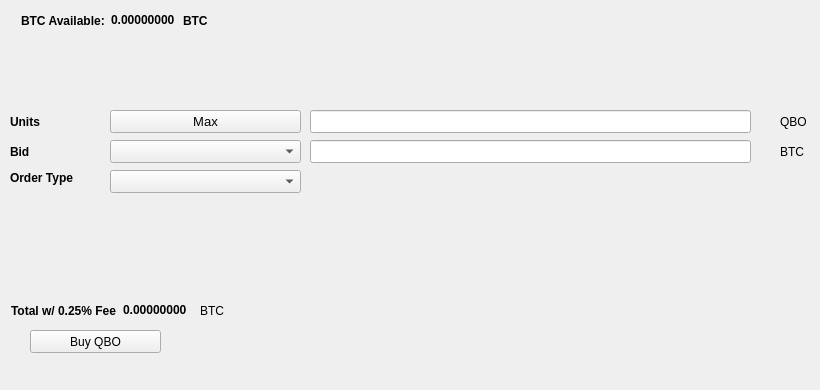
   <widget class="QWidget" name="BuyTab">
    <attribute name="title">
     <string>Buy</string>
    </attribute>
    <widget class="QPushButton" name="BuyQBO">
     <property name="geometry">
      <rect>
       <x>30</x>
       <y>330</y>
       <width>131</width>
       <height>23</height>
      </rect>
     </property>
     <property name="text">
      <string>Buy QBO</string>
     </property>
     <property name="icon">
      <iconset resource="../qbo.qrc">
       <normaloff>:/icons/bitcoin</normaloff>:/icons/bitcoin</iconset>
     </property>
    </widget>
    <widget class="QLabel" name="label_3">
     <property name="geometry">
      <rect>
       <x>10</x>
       <y>110</y>
       <width>46</width>
       <height>23</height>
      </rect>
     </property>
     <property name="font">
      <font>
       <weight>75</weight>
       <bold>true</bold>
      </font>
     </property>
     <property name="text">
      <string>Units</string>
     </property>
    </widget>
    <widget class="QLineEdit" name="UnitsInput">
     <property name="geometry">
      <rect>
       <x>310</x>
       <y>110</y>
       <width>441</width>
       <height>23</height>
      </rect>
     </property>
     <property name="font">
      <font>
       <pointsize>9</pointsize>
       <weight>75</weight>
       <bold>true</bold>
      </font>
     </property>
    </widget>
    <widget class="QLineEdit" name="BuyBidPriceEdit">
     <property name="geometry">
      <rect>
       <x>310</x>
       <y>140</y>
       <width>441</width>
       <height>23</height>
      </rect>
     </property>
     <property name="font">
      <font>
       <pointsize>9</pointsize>
       <weight>75</weight>
       <bold>true</bold>
      </font>
     </property>
    </widget>
    <widget class="QLabel" name="label_4">
     <property name="geometry">
      <rect>
       <x>780</x>
       <y>110</y>
       <width>31</width>
       <height>23</height>
      </rect>
     </property>
     <property name="text">
      <string>QBO</string>
     </property>
    </widget>
    <widget class="QLabel" name="label_5">
     <property name="geometry">
      <rect>
       <x>780</x>
       <y>140</y>
       <width>31</width>
       <height>23</height>
      </rect>
     </property>
     <property name="text">
      <string>BTC</string>
     </property>
    </widget>
    <widget class="QLabel" name="label_6">
     <property name="geometry">
      <rect>
       <x>10</x>
       <y>140</y>
       <width>46</width>
       <height>23</height>
      </rect>
     </property>
     <property name="font">
      <font>
       <weight>75</weight>
       <bold>true</bold>
      </font>
     </property>
     <property name="text">
      <string>Bid</string>
     </property>
    </widget>
    <widget class="QLabel" name="label_7">
     <property name="geometry">
      <rect>
       <x>10</x>
       <y>170</y>
       <width>91</width>
       <height>16</height>
      </rect>
     </property>
     <property name="font">
      <font>
       <weight>75</weight>
       <bold>true</bold>
      </font>
     </property>
     <property name="text">
      <string>Order Type</string>
     </property>
    </widget>
    <widget class="QPushButton" name="Buy_Max_Amount">
     <property name="geometry">
      <rect>
       <x>110</x>
       <y>110</y>
       <width>191</width>
       <height>23</height>
      </rect>
     </property>
     <property name="font">
      <font>
       <pointsize>10</pointsize>
      </font>
     </property>
     <property name="text">
      <string>Max</string>
     </property>
    </widget>
    <widget class="QComboBox" name="BuyBidcomboBox">
     <property name="geometry">
      <rect>
       <x>110</x>
       <y>140</y>
       <width>191</width>
       <height>23</height>
      </rect>
     </property>
     <property name="font">
      <font>
       <pointsize>10</pointsize>
      </font>
     </property>
    </widget>
    <widget class="QComboBox" name="buyOrdertypeCombo">
     <property name="geometry">
      <rect>
       <x>110</x>
       <y>170</y>
       <width>191</width>
       <height>23</height>
      </rect>
     </property>
     <property name="font">
      <font>
       <pointsize>10</pointsize>
      </font>
     </property>
    </widget>
    <widget class="QWidget" name="layoutWidget1">
     <property name="geometry">
      <rect>
       <x>21</x>
       <y>11</y>
       <width>227</width>
       <height>19</height>
      </rect>
     </property>
     <layout class="QHBoxLayout" name="horizontalLayout_3">
      <item>
       <widget class="QLabel" name="label232">
        <property name="font">
         <font>
          <weight>75</weight>
          <bold>true</bold>
         </font>
        </property>
        <property name="text">
         <string>BTC Available:</string>
        </property>
       </widget>
      </item>
      <item>
       <widget class="QLabel" name="BtcAvailableLbl">
        <property name="palette">
         <palette>
          <active>
           <colorrole role="WindowText">
            <brush brushstyle="SolidPattern">
             <color alpha="255">
              <red>0</red>
              <green>0</green>
              <blue>0</blue>
             </color>
            </brush>
           </colorrole>
           <colorrole role="Button">
            <brush brushstyle="SolidPattern">
             <color alpha="255">
              <red>0</red>
              <green>170</green>
              <blue>0</blue>
             </color>
            </brush>
           </colorrole>
           <colorrole role="Light">
            <brush brushstyle="SolidPattern">
             <color alpha="255">
              <red>0</red>
              <green>255</green>
              <blue>0</blue>
             </color>
            </brush>
           </colorrole>
           <colorrole role="Midlight">
            <brush brushstyle="SolidPattern">
             <color alpha="255">
              <red>0</red>
              <green>212</green>
              <blue>0</blue>
             </color>
            </brush>
           </colorrole>
           <colorrole role="Dark">
            <brush brushstyle="SolidPattern">
             <color alpha="255">
              <red>0</red>
              <green>85</green>
              <blue>0</blue>
             </color>
            </brush>
           </colorrole>
           <colorrole role="Mid">
            <brush brushstyle="SolidPattern">
             <color alpha="255">
              <red>0</red>
              <green>113</green>
              <blue>0</blue>
             </color>
            </brush>
           </colorrole>
           <colorrole role="Text">
            <brush brushstyle="SolidPattern">
             <color alpha="255">
              <red>0</red>
              <green>170</green>
              <blue>0</blue>
             </color>
            </brush>
           </colorrole>
           <colorrole role="BrightText">
            <brush brushstyle="SolidPattern">
             <color alpha="255">
              <red>255</red>
              <green>255</green>
              <blue>255</blue>
             </color>
            </brush>
           </colorrole>
           <colorrole role="ButtonText">
            <brush brushstyle="SolidPattern">
             <color alpha="255">
              <red>0</red>
              <green>0</green>
              <blue>0</blue>
             </color>
            </brush>
           </colorrole>
           <colorrole role="Base">
            <brush brushstyle="SolidPattern">
             <color alpha="255">
              <red>255</red>
              <green>255</green>
              <blue>255</blue>
             </color>
            </brush>
           </colorrole>
           <colorrole role="Window">
            <brush brushstyle="SolidPattern">
             <color alpha="255">
              <red>0</red>
              <green>170</green>
              <blue>0</blue>
             </color>
            </brush>
           </colorrole>
           <colorrole role="Shadow">
            <brush brushstyle="SolidPattern">
             <color alpha="255">
              <red>0</red>
              <green>0</green>
              <blue>0</blue>
             </color>
            </brush>
           </colorrole>
           <colorrole role="AlternateBase">
            <brush brushstyle="SolidPattern">
             <color alpha="255">
              <red>127</red>
              <green>212</green>
              <blue>127</blue>
             </color>
            </brush>
           </colorrole>
           <colorrole role="ToolTipBase">
            <brush brushstyle="SolidPattern">
             <color alpha="255">
              <red>255</red>
              <green>255</green>
              <blue>220</blue>
             </color>
            </brush>
           </colorrole>
           <colorrole role="ToolTipText">
            <brush brushstyle="SolidPattern">
             <color alpha="255">
              <red>0</red>
              <green>0</green>
              <blue>0</blue>
             </color>
            </brush>
           </colorrole>
          </active>
          <inactive>
           <colorrole role="WindowText">
            <brush brushstyle="SolidPattern">
             <color alpha="255">
              <red>0</red>
              <green>0</green>
              <blue>0</blue>
             </color>
            </brush>
           </colorrole>
           <colorrole role="Button">
            <brush brushstyle="SolidPattern">
             <color alpha="255">
              <red>0</red>
              <green>170</green>
              <blue>0</blue>
             </color>
            </brush>
           </colorrole>
           <colorrole role="Light">
            <brush brushstyle="SolidPattern">
             <color alpha="255">
              <red>0</red>
              <green>255</green>
              <blue>0</blue>
             </color>
            </brush>
           </colorrole>
           <colorrole role="Midlight">
            <brush brushstyle="SolidPattern">
             <color alpha="255">
              <red>0</red>
              <green>212</green>
              <blue>0</blue>
             </color>
            </brush>
           </colorrole>
           <colorrole role="Dark">
            <brush brushstyle="SolidPattern">
             <color alpha="255">
              <red>0</red>
              <green>85</green>
              <blue>0</blue>
             </color>
            </brush>
           </colorrole>
           <colorrole role="Mid">
            <brush brushstyle="SolidPattern">
             <color alpha="255">
              <red>0</red>
              <green>113</green>
              <blue>0</blue>
             </color>
            </brush>
           </colorrole>
           <colorrole role="Text">
            <brush brushstyle="SolidPattern">
             <color alpha="255">
              <red>0</red>
              <green>170</green>
              <blue>0</blue>
             </color>
            </brush>
           </colorrole>
           <colorrole role="BrightText">
            <brush brushstyle="SolidPattern">
             <color alpha="255">
              <red>255</red>
              <green>255</green>
              <blue>255</blue>
             </color>
            </brush>
           </colorrole>
           <colorrole role="ButtonText">
            <brush brushstyle="SolidPattern">
             <color alpha="255">
              <red>0</red>
              <green>0</green>
              <blue>0</blue>
             </color>
            </brush>
           </colorrole>
           <colorrole role="Base">
            <brush brushstyle="SolidPattern">
             <color alpha="255">
              <red>255</red>
              <green>255</green>
              <blue>255</blue>
             </color>
            </brush>
           </colorrole>
           <colorrole role="Window">
            <brush brushstyle="SolidPattern">
             <color alpha="255">
              <red>0</red>
              <green>170</green>
              <blue>0</blue>
             </color>
            </brush>
           </colorrole>
           <colorrole role="Shadow">
            <brush brushstyle="SolidPattern">
             <color alpha="255">
              <red>0</red>
              <green>0</green>
              <blue>0</blue>
             </color>
            </brush>
           </colorrole>
           <colorrole role="AlternateBase">
            <brush brushstyle="SolidPattern">
             <color alpha="255">
              <red>127</red>
              <green>212</green>
              <blue>127</blue>
             </color>
            </brush>
           </colorrole>
           <colorrole role="ToolTipBase">
            <brush brushstyle="SolidPattern">
             <color alpha="255">
              <red>255</red>
              <green>255</green>
              <blue>220</blue>
             </color>
            </brush>
           </colorrole>
           <colorrole role="ToolTipText">
            <brush brushstyle="SolidPattern">
             <color alpha="255">
              <red>0</red>
              <green>0</green>
              <blue>0</blue>
             </color>
            </brush>
           </colorrole>
          </inactive>
          <disabled>
           <colorrole role="WindowText">
            <brush brushstyle="SolidPattern">
             <color alpha="255">
              <red>0</red>
              <green>85</green>
              <blue>0</blue>
             </color>
            </brush>
           </colorrole>
           <colorrole role="Button">
            <brush brushstyle="SolidPattern">
             <color alpha="255">
              <red>0</red>
              <green>170</green>
              <blue>0</blue>
             </color>
            </brush>
           </colorrole>
           <colorrole role="Light">
            <brush brushstyle="SolidPattern">
             <color alpha="255">
              <red>0</red>
              <green>255</green>
              <blue>0</blue>
             </color>
            </brush>
           </colorrole>
           <colorrole role="Midlight">
            <brush brushstyle="SolidPattern">
             <color alpha="255">
              <red>0</red>
              <green>212</green>
              <blue>0</blue>
             </color>
            </brush>
           </colorrole>
           <colorrole role="Dark">
            <brush brushstyle="SolidPattern">
             <color alpha="255">
              <red>0</red>
              <green>85</green>
              <blue>0</blue>
             </color>
            </brush>
           </colorrole>
           <colorrole role="Mid">
            <brush brushstyle="SolidPattern">
             <color alpha="255">
              <red>0</red>
              <green>113</green>
              <blue>0</blue>
             </color>
            </brush>
           </colorrole>
           <colorrole role="Text">
            <brush brushstyle="SolidPattern">
             <color alpha="255">
              <red>0</red>
              <green>85</green>
              <blue>0</blue>
             </color>
            </brush>
           </colorrole>
           <colorrole role="BrightText">
            <brush brushstyle="SolidPattern">
             <color alpha="255">
              <red>255</red>
              <green>255</green>
              <blue>255</blue>
             </color>
            </brush>
           </colorrole>
           <colorrole role="ButtonText">
            <brush brushstyle="SolidPattern">
             <color alpha="255">
              <red>0</red>
              <green>85</green>
              <blue>0</blue>
             </color>
            </brush>
           </colorrole>
           <colorrole role="Base">
            <brush brushstyle="SolidPattern">
             <color alpha="255">
              <red>0</red>
              <green>170</green>
              <blue>0</blue>
             </color>
            </brush>
           </colorrole>
           <colorrole role="Window">
            <brush brushstyle="SolidPattern">
             <color alpha="255">
              <red>0</red>
              <green>170</green>
              <blue>0</blue>
             </color>
            </brush>
           </colorrole>
           <colorrole role="Shadow">
            <brush brushstyle="SolidPattern">
             <color alpha="255">
              <red>0</red>
              <green>0</green>
              <blue>0</blue>
             </color>
            </brush>
           </colorrole>
           <colorrole role="AlternateBase">
            <brush brushstyle="SolidPattern">
             <color alpha="255">
              <red>0</red>
              <green>170</green>
              <blue>0</blue>
             </color>
            </brush>
           </colorrole>
           <colorrole role="ToolTipBase">
            <brush brushstyle="SolidPattern">
             <color alpha="255">
              <red>255</red>
              <green>255</green>
              <blue>220</blue>
             </color>
            </brush>
           </colorrole>
           <colorrole role="ToolTipText">
            <brush brushstyle="SolidPattern">
             <color alpha="255">
              <red>0</red>
              <green>0</green>
              <blue>0</blue>
             </color>
            </brush>
           </colorrole>
          </disabled>
         </palette>
        </property>
        <property name="font">
         <font>
          <weight>75</weight>
          <bold>true</bold>
         </font>
        </property>
        <property name="text">
         <string>0.00000000</string>
        </property>
        <property name="textInteractionFlags">
         <set>Qt::LinksAccessibleByMouse|Qt::TextSelectableByKeyboard|Qt::TextSelectableByMouse</set>
        </property>
       </widget>
      </item>
      <item>
       <widget class="QLabel" name="BtcAvailableLbl_2">
        <property name="font">
         <font>
          <weight>75</weight>
          <bold>true</bold>
         </font>
        </property>
        <property name="text">
         <string>BTC</string>
        </property>
       </widget>
      </item>
     </layout>
    </widget>
    <widget class="QWidget" name="layoutWidge2">
     <property name="geometry">
      <rect>
       <x>11</x>
       <y>301</y>
       <width>259</width>
       <height>19</height>
      </rect>
     </property>
     <layout class="QHBoxLayout" name="horizontalLayout_4">
      <item>
       <widget class="QLabel" name="label_9">
        <property name="font">
         <font>
          <weight>75</weight>
          <bold>true</bold>
         </font>
        </property>
        <property name="text">
         <string>Total w/ 0.25% Fee</string>
        </property>
       </widget>
      </item>
      <item>
       <widget class="QLabel" name="BuyCostLabel">
        <property name="palette">
         <palette>
          <active>
           <colorrole role="WindowText">
            <brush brushstyle="SolidPattern">
             <color alpha="255">
              <red>0</red>
              <green>0</green>
              <blue>0</blue>
             </color>
            </brush>
           </colorrole>
           <colorrole role="Button">
            <brush brushstyle="SolidPattern">
             <color alpha="255">
              <red>0</red>
              <green>170</green>
              <blue>0</blue>
             </color>
            </brush>
           </colorrole>
           <colorrole role="Light">
            <brush brushstyle="SolidPattern">
             <color alpha="255">
              <red>0</red>
              <green>255</green>
              <blue>0</blue>
             </color>
            </brush>
           </colorrole>
           <colorrole role="Midlight">
            <brush brushstyle="SolidPattern">
             <color alpha="255">
              <red>0</red>
              <green>212</green>
              <blue>0</blue>
             </color>
            </brush>
           </colorrole>
           <colorrole role="Dark">
            <brush brushstyle="SolidPattern">
             <color alpha="255">
              <red>0</red>
              <green>85</green>
              <blue>0</blue>
             </color>
            </brush>
           </colorrole>
           <colorrole role="Mid">
            <brush brushstyle="SolidPattern">
             <color alpha="255">
              <red>0</red>
              <green>113</green>
              <blue>0</blue>
             </color>
            </brush>
           </colorrole>
           <colorrole role="Text">
            <brush brushstyle="SolidPattern">
             <color alpha="255">
              <red>0</red>
              <green>170</green>
              <blue>0</blue>
             </color>
            </brush>
           </colorrole>
           <colorrole role="BrightText">
            <brush brushstyle="SolidPattern">
             <color alpha="255">
              <red>255</red>
              <green>255</green>
              <blue>255</blue>
             </color>
            </brush>
           </colorrole>
           <colorrole role="ButtonText">
            <brush brushstyle="SolidPattern">
             <color alpha="255">
              <red>0</red>
              <green>0</green>
              <blue>0</blue>
             </color>
            </brush>
           </colorrole>
           <colorrole role="Base">
            <brush brushstyle="SolidPattern">
             <color alpha="255">
              <red>255</red>
              <green>255</green>
              <blue>255</blue>
             </color>
            </brush>
           </colorrole>
           <colorrole role="Window">
            <brush brushstyle="SolidPattern">
             <color alpha="255">
              <red>0</red>
              <green>170</green>
              <blue>0</blue>
             </color>
            </brush>
           </colorrole>
           <colorrole role="Shadow">
            <brush brushstyle="SolidPattern">
             <color alpha="255">
              <red>0</red>
              <green>0</green>
              <blue>0</blue>
             </color>
            </brush>
           </colorrole>
           <colorrole role="AlternateBase">
            <brush brushstyle="SolidPattern">
             <color alpha="255">
              <red>127</red>
              <green>212</green>
              <blue>127</blue>
             </color>
            </brush>
           </colorrole>
           <colorrole role="ToolTipBase">
            <brush brushstyle="SolidPattern">
             <color alpha="255">
              <red>255</red>
              <green>255</green>
              <blue>220</blue>
             </color>
            </brush>
           </colorrole>
           <colorrole role="ToolTipText">
            <brush brushstyle="SolidPattern">
             <color alpha="255">
              <red>0</red>
              <green>0</green>
              <blue>0</blue>
             </color>
            </brush>
           </colorrole>
          </active>
          <inactive>
           <colorrole role="WindowText">
            <brush brushstyle="SolidPattern">
             <color alpha="255">
              <red>0</red>
              <green>0</green>
              <blue>0</blue>
             </color>
            </brush>
           </colorrole>
           <colorrole role="Button">
            <brush brushstyle="SolidPattern">
             <color alpha="255">
              <red>0</red>
              <green>170</green>
              <blue>0</blue>
             </color>
            </brush>
           </colorrole>
           <colorrole role="Light">
            <brush brushstyle="SolidPattern">
             <color alpha="255">
              <red>0</red>
              <green>255</green>
              <blue>0</blue>
             </color>
            </brush>
           </colorrole>
           <colorrole role="Midlight">
            <brush brushstyle="SolidPattern">
             <color alpha="255">
              <red>0</red>
              <green>212</green>
              <blue>0</blue>
             </color>
            </brush>
           </colorrole>
           <colorrole role="Dark">
            <brush brushstyle="SolidPattern">
             <color alpha="255">
              <red>0</red>
              <green>85</green>
              <blue>0</blue>
             </color>
            </brush>
           </colorrole>
           <colorrole role="Mid">
            <brush brushstyle="SolidPattern">
             <color alpha="255">
              <red>0</red>
              <green>113</green>
              <blue>0</blue>
             </color>
            </brush>
           </colorrole>
           <colorrole role="Text">
            <brush brushstyle="SolidPattern">
             <color alpha="255">
              <red>0</red>
              <green>170</green>
              <blue>0</blue>
             </color>
            </brush>
           </colorrole>
           <colorrole role="BrightText">
            <brush brushstyle="SolidPattern">
             <color alpha="255">
              <red>255</red>
              <green>255</green>
              <blue>255</blue>
             </color>
            </brush>
           </colorrole>
           <colorrole role="ButtonText">
            <brush brushstyle="SolidPattern">
             <color alpha="255">
              <red>0</red>
              <green>0</green>
              <blue>0</blue>
             </color>
            </brush>
           </colorrole>
           <colorrole role="Base">
            <brush brushstyle="SolidPattern">
             <color alpha="255">
              <red>255</red>
              <green>255</green>
              <blue>255</blue>
             </color>
            </brush>
           </colorrole>
           <colorrole role="Window">
            <brush brushstyle="SolidPattern">
             <color alpha="255">
              <red>0</red>
              <green>170</green>
              <blue>0</blue>
             </color>
            </brush>
           </colorrole>
           <colorrole role="Shadow">
            <brush brushstyle="SolidPattern">
             <color alpha="255">
              <red>0</red>
              <green>0</green>
              <blue>0</blue>
             </color>
            </brush>
           </colorrole>
           <colorrole role="AlternateBase">
            <brush brushstyle="SolidPattern">
             <color alpha="255">
              <red>127</red>
              <green>212</green>
              <blue>127</blue>
             </color>
            </brush>
           </colorrole>
           <colorrole role="ToolTipBase">
            <brush brushstyle="SolidPattern">
             <color alpha="255">
              <red>255</red>
              <green>255</green>
              <blue>220</blue>
             </color>
            </brush>
           </colorrole>
           <colorrole role="ToolTipText">
            <brush brushstyle="SolidPattern">
             <color alpha="255">
              <red>0</red>
              <green>0</green>
              <blue>0</blue>
             </color>
            </brush>
           </colorrole>
          </inactive>
          <disabled>
           <colorrole role="WindowText">
            <brush brushstyle="SolidPattern">
             <color alpha="255">
              <red>0</red>
              <green>85</green>
              <blue>0</blue>
             </color>
            </brush>
           </colorrole>
           <colorrole role="Button">
            <brush brushstyle="SolidPattern">
             <color alpha="255">
              <red>0</red>
              <green>170</green>
              <blue>0</blue>
             </color>
            </brush>
           </colorrole>
           <colorrole role="Light">
            <brush brushstyle="SolidPattern">
             <color alpha="255">
              <red>0</red>
              <green>255</green>
              <blue>0</blue>
             </color>
            </brush>
           </colorrole>
           <colorrole role="Midlight">
            <brush brushstyle="SolidPattern">
             <color alpha="255">
              <red>0</red>
              <green>212</green>
              <blue>0</blue>
             </color>
            </brush>
           </colorrole>
           <colorrole role="Dark">
            <brush brushstyle="SolidPattern">
             <color alpha="255">
              <red>0</red>
              <green>85</green>
              <blue>0</blue>
             </color>
            </brush>
           </colorrole>
           <colorrole role="Mid">
            <brush brushstyle="SolidPattern">
             <color alpha="255">
              <red>0</red>
              <green>113</green>
              <blue>0</blue>
             </color>
            </brush>
           </colorrole>
           <colorrole role="Text">
            <brush brushstyle="SolidPattern">
             <color alpha="255">
              <red>0</red>
              <green>85</green>
              <blue>0</blue>
             </color>
            </brush>
           </colorrole>
           <colorrole role="BrightText">
            <brush brushstyle="SolidPattern">
             <color alpha="255">
              <red>255</red>
              <green>255</green>
              <blue>255</blue>
             </color>
            </brush>
           </colorrole>
           <colorrole role="ButtonText">
            <brush brushstyle="SolidPattern">
             <color alpha="255">
              <red>0</red>
              <green>85</green>
              <blue>0</blue>
             </color>
            </brush>
           </colorrole>
           <colorrole role="Base">
            <brush brushstyle="SolidPattern">
             <color alpha="255">
              <red>0</red>
              <green>170</green>
              <blue>0</blue>
             </color>
            </brush>
           </colorrole>
           <colorrole role="Window">
            <brush brushstyle="SolidPattern">
             <color alpha="255">
              <red>0</red>
              <green>170</green>
              <blue>0</blue>
             </color>
            </brush>
           </colorrole>
           <colorrole role="Shadow">
            <brush brushstyle="SolidPattern">
             <color alpha="255">
              <red>0</red>
              <green>0</green>
              <blue>0</blue>
             </color>
            </brush>
           </colorrole>
           <colorrole role="AlternateBase">
            <brush brushstyle="SolidPattern">
             <color alpha="255">
              <red>0</red>
              <green>170</green>
              <blue>0</blue>
             </color>
            </brush>
           </colorrole>
           <colorrole role="ToolTipBase">
            <brush brushstyle="SolidPattern">
             <color alpha="255">
              <red>255</red>
              <green>255</green>
              <blue>220</blue>
             </color>
            </brush>
           </colorrole>
           <colorrole role="ToolTipText">
            <brush brushstyle="SolidPattern">
             <color alpha="255">
              <red>0</red>
              <green>0</green>
              <blue>0</blue>
             </color>
            </brush>
           </colorrole>
          </disabled>
         </palette>
        </property>
        <property name="font">
         <font>
          <weight>75</weight>
          <bold>true</bold>
         </font>
        </property>
        <property name="autoFillBackground">
         <bool>false</bool>
        </property>
        <property name="text">
         <string>0.00000000</string>
        </property>
        <property name="textInteractionFlags">
         <set>Qt::LinksAccessibleByMouse|Qt::TextSelectableByMouse</set>
        </property>
       </widget>
      </item>
      <item>
       <widget class="QLabel" name="label_10">
        <property name="font">
         <font>
          <weight>50</weight>
          <bold>false</bold>
         </font>
        </property>
        <property name="text">
         <string>BTC</string>
        </property>
       </widget>
      </item>
     </layout>
    </widget>
    <widget class="QLabel" name="label_24">
     <property name="geometry">
      <rect>
       <x>460</x>
       <y>300</y>
       <width>281</width>
       <height>81</height>
      </rect>
     </property>
     <property name="text">
      <string/>
     </property>
     <property name="pixmap">
      <pixmap>:/images/bittrex</pixmap>
     </property>
    </widget>
   </widget>
